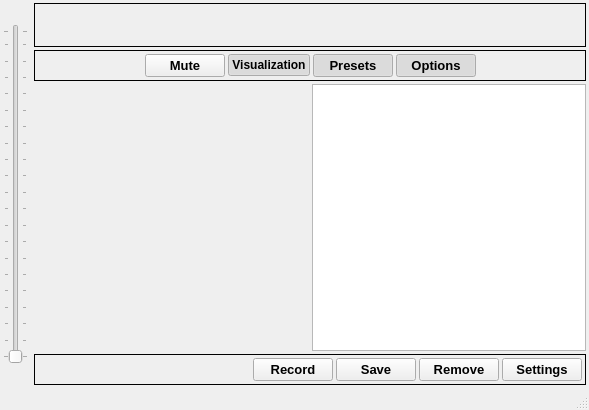
<?xml version="1.0" encoding="UTF-8"?>
<ui version="4.0">
 <class>MainWindow</class>
 <widget class="QMainWindow" name="MainWindow">
  <property name="geometry">
   <rect>
    <x>0</x>
    <y>0</y>
    <width>589</width>
    <height>410</height>
   </rect>
  </property>
  <property name="sizePolicy">
   <sizepolicy hsizetype="Preferred" vsizetype="Preferred">
    <horstretch>0</horstretch>
    <verstretch>0</verstretch>
   </sizepolicy>
  </property>
  <property name="baseSize">
   <size>
    <width>600</width>
    <height>400</height>
   </size>
  </property>
  <property name="windowTitle">
   <string>Finny - the RadioShark2 Manager</string>
  </property>
  <property name="windowIcon">
   <iconset resource="../finny.qrc">
    <normaloff>:/finny/assets/finny_icon.png</normaloff>:/finny/assets/finny_icon.png</iconset>
  </property>
  <property name="iconSize">
   <size>
    <width>24</width>
    <height>24</height>
   </size>
  </property>
  <property name="animated">
   <bool>true</bool>
  </property>
  <widget class="QWidget" name="centralwidget">
   <property name="sizePolicy">
    <sizepolicy hsizetype="Minimum" vsizetype="Minimum">
     <horstretch>0</horstretch>
     <verstretch>100</verstretch>
    </sizepolicy>
   </property>
   <property name="baseSize">
    <size>
     <width>0</width>
     <height>200</height>
    </size>
   </property>
   <property name="autoFillBackground">
    <bool>true</bool>
   </property>
   <layout class="QVBoxLayout" name="verticalLayout" stretch="0">
    <property name="spacing">
     <number>0</number>
    </property>
    <property name="leftMargin">
     <number>3</number>
    </property>
    <property name="topMargin">
     <number>0</number>
    </property>
    <property name="rightMargin">
     <number>0</number>
    </property>
    <property name="bottomMargin">
     <number>0</number>
    </property>
    <item>
     <widget class="QWidget" name="widget_2" native="true">
      <layout class="QHBoxLayout" name="horizontalLayout_8">
       <property name="spacing">
        <number>3</number>
       </property>
       <property name="margin">
        <number>0</number>
       </property>
       <item>
        <widget class="QWidget" name="widget" native="true">
         <layout class="QHBoxLayout" name="horizontalLayout_3">
          <property name="spacing">
           <number>0</number>
          </property>
          <property name="leftMargin">
           <number>0</number>
          </property>
          <property name="topMargin">
           <number>24</number>
          </property>
          <property name="rightMargin">
           <number>0</number>
          </property>
          <property name="bottomMargin">
           <number>24</number>
          </property>
          <item>
           <widget class="QSlider" name="Volume">
            <property name="font">
             <font>
              <weight>50</weight>
              <bold>false</bold>
             </font>
            </property>
            <property name="singleStep">
             <number>5</number>
            </property>
            <property name="orientation">
             <enum>Qt::Vertical</enum>
            </property>
            <property name="invertedAppearance">
             <bool>false</bool>
            </property>
            <property name="invertedControls">
             <bool>false</bool>
            </property>
            <property name="tickPosition">
             <enum>QSlider::TicksBothSides</enum>
            </property>
           </widget>
          </item>
         </layout>
        </widget>
       </item>
       <item>
        <widget class="QWidget" name="widget_3" native="true">
         <layout class="QVBoxLayout" name="verticalLayout_3">
          <property name="spacing">
           <number>3</number>
          </property>
          <property name="margin">
           <number>3</number>
          </property>
          <item>
           <widget class="QFrame" name="ControlsPanel">
            <property name="sizePolicy">
             <sizepolicy hsizetype="Preferred" vsizetype="Fixed">
              <horstretch>0</horstretch>
              <verstretch>0</verstretch>
             </sizepolicy>
            </property>
            <property name="frameShape">
             <enum>QFrame::Box</enum>
            </property>
            <layout class="QHBoxLayout" name="horizontalLayout_2">
             <property name="spacing">
              <number>3</number>
             </property>
             <property name="margin">
              <number>3</number>
             </property>
             <item>
              <widget class="QPushButton" name="FastUp">
               <property name="sizePolicy">
                <sizepolicy hsizetype="Preferred" vsizetype="Minimum">
                 <horstretch>0</horstretch>
                 <verstretch>0</verstretch>
                </sizepolicy>
               </property>
               <property name="text">
                <string/>
               </property>
               <property name="icon">
                <iconset resource="../finny.qrc">
                 <normaloff>:/finny/assets/fast_left_arrow.png</normaloff>:/finny/assets/fast_left_arrow.png</iconset>
               </property>
               <property name="iconSize">
                <size>
                 <width>56</width>
                 <height>56</height>
                </size>
               </property>
               <property name="autoRepeat">
                <bool>true</bool>
               </property>
               <property name="autoExclusive">
                <bool>true</bool>
               </property>
               <property name="autoRepeatDelay">
                <number>1000</number>
               </property>
               <property name="flat">
                <bool>true</bool>
               </property>
              </widget>
             </item>
             <item>
              <widget class="QPushButton" name="FreqUp">
               <property name="sizePolicy">
                <sizepolicy hsizetype="Fixed" vsizetype="Minimum">
                 <horstretch>0</horstretch>
                 <verstretch>0</verstretch>
                </sizepolicy>
               </property>
               <property name="mouseTracking">
                <bool>true</bool>
               </property>
               <property name="text">
                <string/>
               </property>
               <property name="icon">
                <iconset resource="../finny.qrc">
                 <normaloff>:/finny/assets/left_arrow.png</normaloff>:/finny/assets/left_arrow.png</iconset>
               </property>
               <property name="iconSize">
                <size>
                 <width>56</width>
                 <height>56</height>
                </size>
               </property>
               <property name="autoRepeat">
                <bool>true</bool>
               </property>
               <property name="autoExclusive">
                <bool>true</bool>
               </property>
               <property name="autoRepeatDelay">
                <number>1000</number>
               </property>
               <property name="flat">
                <bool>true</bool>
               </property>
              </widget>
             </item>
             <item>
              <widget class="QPushButton" name="Frequency">
               <property name="sizePolicy">
                <sizepolicy hsizetype="Fixed" vsizetype="Minimum">
                 <horstretch>0</horstretch>
                 <verstretch>0</verstretch>
                </sizepolicy>
               </property>
               <property name="minimumSize">
                <size>
                 <width>150</width>
                 <height>0</height>
                </size>
               </property>
               <property name="maximumSize">
                <size>
                 <width>150</width>
                 <height>16777215</height>
                </size>
               </property>
               <property name="baseSize">
                <size>
                 <width>150</width>
                 <height>75</height>
                </size>
               </property>
               <property name="font">
                <font>
                 <pointsize>18</pointsize>
                 <weight>75</weight>
                 <bold>true</bold>
                </font>
               </property>
               <property name="text">
                <string/>
               </property>
               <property name="flat">
                <bool>true</bool>
               </property>
              </widget>
             </item>
             <item>
              <widget class="QPushButton" name="FreqDown">
               <property name="sizePolicy">
                <sizepolicy hsizetype="Fixed" vsizetype="Minimum">
                 <horstretch>0</horstretch>
                 <verstretch>0</verstretch>
                </sizepolicy>
               </property>
               <property name="layoutDirection">
                <enum>Qt::RightToLeft</enum>
               </property>
               <property name="text">
                <string/>
               </property>
               <property name="icon">
                <iconset resource="../finny.qrc">
                 <normaloff>:/finny/assets/right_arrow.png</normaloff>:/finny/assets/right_arrow.png</iconset>
               </property>
               <property name="iconSize">
                <size>
                 <width>56</width>
                 <height>56</height>
                </size>
               </property>
               <property name="autoRepeat">
                <bool>true</bool>
               </property>
               <property name="autoExclusive">
                <bool>true</bool>
               </property>
               <property name="autoRepeatDelay">
                <number>1000</number>
               </property>
               <property name="flat">
                <bool>true</bool>
               </property>
              </widget>
             </item>
             <item>
              <widget class="QPushButton" name="FastDown">
               <property name="sizePolicy">
                <sizepolicy hsizetype="Preferred" vsizetype="Minimum">
                 <horstretch>0</horstretch>
                 <verstretch>0</verstretch>
                </sizepolicy>
               </property>
               <property name="text">
                <string/>
               </property>
               <property name="icon">
                <iconset resource="../finny.qrc">
                 <normaloff>:/finny/assets/fast_right_arrow.png</normaloff>:/finny/assets/fast_right_arrow.png</iconset>
               </property>
               <property name="iconSize">
                <size>
                 <width>56</width>
                 <height>56</height>
                </size>
               </property>
               <property name="autoRepeat">
                <bool>true</bool>
               </property>
               <property name="autoExclusive">
                <bool>true</bool>
               </property>
               <property name="autoRepeatDelay">
                <number>1000</number>
               </property>
               <property name="flat">
                <bool>true</bool>
               </property>
              </widget>
             </item>
            </layout>
           </widget>
          </item>
          <item>
           <widget class="QFrame" name="ButtonsPanel">
            <property name="sizePolicy">
             <sizepolicy hsizetype="Preferred" vsizetype="Fixed">
              <horstretch>0</horstretch>
              <verstretch>0</verstretch>
             </sizepolicy>
            </property>
            <property name="frameShape">
             <enum>QFrame::Box</enum>
            </property>
            <property name="frameShadow">
             <enum>QFrame::Plain</enum>
            </property>
            <layout class="QHBoxLayout" name="horizontalLayout_4">
             <property name="spacing">
              <number>3</number>
             </property>
             <property name="margin">
              <number>3</number>
             </property>
             <item>
              <spacer name="horizontalSpacer_2">
               <property name="orientation">
                <enum>Qt::Horizontal</enum>
               </property>
               <property name="sizeHint" stdset="0">
                <size>
                 <width>40</width>
                 <height>20</height>
                </size>
               </property>
              </spacer>
             </item>
             <item>
              <widget class="QPushButton" name="Mute">
               <property name="font">
                <font>
                 <pointsize>10</pointsize>
                 <weight>75</weight>
                 <bold>true</bold>
                </font>
               </property>
               <property name="text">
                <string>Mute</string>
               </property>
               <property name="icon">
                <iconset resource="../finny.qrc">
                 <normaloff>:/finny/assets/sound_on.png</normaloff>
                 <activeon>:/finny/assets/sound_off.png</activeon>:/finny/assets/sound_on.png</iconset>
               </property>
               <property name="checkable">
                <bool>true</bool>
               </property>
              </widget>
             </item>
             <item>
              <widget class="QPushButton" name="ShowVisualization">
               <property name="font">
                <font>
                 <weight>75</weight>
                 <bold>true</bold>
                </font>
               </property>
               <property name="text">
                <string>Visualization</string>
               </property>
               <property name="icon">
                <iconset resource="../finny.qrc">
                 <normaloff>:/finny/assets/vizualization.png</normaloff>:/finny/assets/vizualization.png</iconset>
               </property>
               <property name="checkable">
                <bool>true</bool>
               </property>
               <property name="checked">
                <bool>true</bool>
               </property>
              </widget>
             </item>
             <item>
              <widget class="QPushButton" name="ShowPresets">
               <property name="font">
                <font>
                 <pointsize>10</pointsize>
                 <weight>75</weight>
                 <bold>true</bold>
                </font>
               </property>
               <property name="text">
                <string>Presets</string>
               </property>
               <property name="icon">
                <iconset resource="../finny.qrc">
                 <normaloff>:/finny/assets/onebit_39.png</normaloff>:/finny/assets/onebit_39.png</iconset>
               </property>
               <property name="checkable">
                <bool>true</bool>
               </property>
               <property name="checked">
                <bool>true</bool>
               </property>
              </widget>
             </item>
             <item>
              <widget class="QPushButton" name="ShowOptions">
               <property name="font">
                <font>
                 <pointsize>10</pointsize>
                 <weight>75</weight>
                 <bold>true</bold>
                </font>
               </property>
               <property name="text">
                <string>Options</string>
               </property>
               <property name="icon">
                <iconset resource="../finny.qrc">
                 <normaloff>:/finny/assets/onebit_44.png</normaloff>:/finny/assets/onebit_44.png</iconset>
               </property>
               <property name="checkable">
                <bool>true</bool>
               </property>
               <property name="checked">
                <bool>true</bool>
               </property>
              </widget>
             </item>
             <item>
              <spacer name="horizontalSpacer">
               <property name="orientation">
                <enum>Qt::Horizontal</enum>
               </property>
               <property name="sizeHint" stdset="0">
                <size>
                 <width>40</width>
                 <height>20</height>
                </size>
               </property>
              </spacer>
             </item>
            </layout>
           </widget>
          </item>
          <item>
           <widget class="QWidget" name="DisplayWidget" native="true">
            <property name="sizePolicy">
             <sizepolicy hsizetype="Preferred" vsizetype="Minimum">
              <horstretch>0</horstretch>
              <verstretch>0</verstretch>
             </sizepolicy>
            </property>
            <layout class="QHBoxLayout" name="horizontalLayout">
             <property name="spacing">
              <number>3</number>
             </property>
             <property name="margin">
              <number>0</number>
             </property>
             <item>
              <widget class="QWidget" name="Visualization" native="true"/>
             </item>
             <item>
              <widget class="QListView" name="Presets">
               <property name="sizePolicy">
                <sizepolicy hsizetype="Preferred" vsizetype="Preferred">
                 <horstretch>0</horstretch>
                 <verstretch>0</verstretch>
                </sizepolicy>
               </property>
               <property name="maximumSize">
                <size>
                 <width>16777215</width>
                 <height>16777215</height>
                </size>
               </property>
               <property name="font">
                <font>
                 <pointsize>14</pointsize>
                </font>
               </property>
               <property name="horizontalScrollBarPolicy">
                <enum>Qt::ScrollBarAlwaysOff</enum>
               </property>
               <property name="alternatingRowColors">
                <bool>true</bool>
               </property>
              </widget>
             </item>
            </layout>
           </widget>
          </item>
          <item>
           <widget class="QFrame" name="Options">
            <property name="sizePolicy">
             <sizepolicy hsizetype="Preferred" vsizetype="Maximum">
              <horstretch>0</horstretch>
              <verstretch>0</verstretch>
             </sizepolicy>
            </property>
            <property name="frameShape">
             <enum>QFrame::Box</enum>
            </property>
            <layout class="QHBoxLayout" name="horizontalLayout_5">
             <property name="spacing">
              <number>3</number>
             </property>
             <property name="margin">
              <number>3</number>
             </property>
             <item>
              <widget class="QLabel" name="ERRORS">
               <property name="text">
                <string/>
               </property>
              </widget>
             </item>
             <item>
              <spacer name="horizontalSpacer_5">
               <property name="orientation">
                <enum>Qt::Horizontal</enum>
               </property>
               <property name="sizeHint" stdset="0">
                <size>
                 <width>40</width>
                 <height>20</height>
                </size>
               </property>
              </spacer>
             </item>
             <item>
              <widget class="QPushButton" name="Record">
               <property name="font">
                <font>
                 <pointsize>10</pointsize>
                 <weight>75</weight>
                 <bold>true</bold>
                </font>
               </property>
               <property name="text">
                <string>Record</string>
               </property>
               <property name="icon">
                <iconset resource="../finny.qrc">
                 <normaloff>:/finny/assets/onebit_12.png</normaloff>:/finny/assets/onebit_12.png</iconset>
               </property>
               <property name="checkable">
                <bool>true</bool>
               </property>
              </widget>
             </item>
             <item>
              <widget class="QPushButton" name="SavePreset">
               <property name="font">
                <font>
                 <pointsize>10</pointsize>
                 <weight>75</weight>
                 <bold>true</bold>
                </font>
               </property>
               <property name="text">
                <string>Save</string>
               </property>
               <property name="icon">
                <iconset resource="../finny.qrc">
                 <normaloff>:/finny/assets/onebit_34.png</normaloff>:/finny/assets/onebit_34.png</iconset>
               </property>
              </widget>
             </item>
             <item>
              <widget class="QPushButton" name="RemovePreset">
               <property name="font">
                <font>
                 <pointsize>10</pointsize>
                 <weight>75</weight>
                 <bold>true</bold>
                </font>
               </property>
               <property name="text">
                <string>Remove</string>
               </property>
               <property name="icon">
                <iconset resource="../finny.qrc">
                 <normaloff>:/finny/assets/onebit_33.png</normaloff>:/finny/assets/onebit_33.png</iconset>
               </property>
              </widget>
             </item>
             <item>
              <widget class="QPushButton" name="Settings">
               <property name="font">
                <font>
                 <pointsize>10</pointsize>
                 <weight>75</weight>
                 <bold>true</bold>
                </font>
               </property>
               <property name="text">
                <string>Settings</string>
               </property>
               <property name="icon">
                <iconset resource="../finny.qrc">
                 <normaloff>:/finny/assets/settings.png</normaloff>:/finny/assets/settings.png</iconset>
               </property>
              </widget>
             </item>
            </layout>
           </widget>
          </item>
         </layout>
        </widget>
       </item>
      </layout>
     </widget>
    </item>
   </layout>
  </widget>
  <widget class="QStatusBar" name="statusbar">
   <property name="sizePolicy">
    <sizepolicy hsizetype="Preferred" vsizetype="Minimum">
     <horstretch>0</horstretch>
     <verstretch>0</verstretch>
    </sizepolicy>
   </property>
  </widget>
  <action name="actionStart_Recording">
   <property name="text">
    <string>Start Recording</string>
   </property>
  </action>
  <action name="actionStop_Recording">
   <property name="text">
    <string>Stop Recording</string>
   </property>
  </action>
  <action name="actionSettings">
   <property name="text">
    <string>Settings</string>
   </property>
  </action>
  <action name="actionAbout">
   <property name="text">
    <string>About</string>
   </property>
  </action>
 </widget>
 <resources>
  <include location="../finny.qrc"/>
 </resources>
 <connections>
  <connection>
   <sender>FreqUp</sender>
   <signal>pressed()</signal>
   <receiver>MainWindow</receiver>
   <slot>OnFreqUp()</slot>
   <hints>
    <hint type="sourcelabel">
     <x>165</x>
     <y>92</y>
    </hint>
    <hint type="destinationlabel">
     <x>408</x>
     <y>231</y>
    </hint>
   </hints>
  </connection>
  <connection>
   <sender>FreqDown</sender>
   <signal>pressed()</signal>
   <receiver>MainWindow</receiver>
   <slot>OnFreqDown()</slot>
   <hints>
    <hint type="sourcelabel">
     <x>370</x>
     <y>92</y>
    </hint>
    <hint type="destinationlabel">
     <x>408</x>
     <y>231</y>
    </hint>
   </hints>
  </connection>
  <connection>
   <sender>Mute</sender>
   <signal>toggled(bool)</signal>
   <receiver>Volume</receiver>
   <slot>setDisabled(bool)</slot>
   <hints>
    <hint type="sourcelabel">
     <x>401</x>
     <y>130</y>
    </hint>
    <hint type="destinationlabel">
     <x>497</x>
     <y>277</y>
    </hint>
   </hints>
  </connection>
  <connection>
   <sender>Volume</sender>
   <signal>valueChanged(int)</signal>
   <receiver>MainWindow</receiver>
   <slot>OnVolume(int)</slot>
   <hints>
    <hint type="sourcelabel">
     <x>492</x>
     <y>277</y>
    </hint>
    <hint type="destinationlabel">
     <x>411</x>
     <y>238</y>
    </hint>
   </hints>
  </connection>
  <connection>
   <sender>Mute</sender>
   <signal>toggled(bool)</signal>
   <receiver>MainWindow</receiver>
   <slot>OnMute(bool)</slot>
   <hints>
    <hint type="sourcelabel">
     <x>401</x>
     <y>130</y>
    </hint>
    <hint type="destinationlabel">
     <x>411</x>
     <y>238</y>
    </hint>
   </hints>
  </connection>
  <connection>
   <sender>Presets</sender>
   <signal>clicked(QModelIndex)</signal>
   <receiver>MainWindow</receiver>
   <slot>OnPreset(QModelIndex)</slot>
   <hints>
    <hint type="sourcelabel">
     <x>250</x>
     <y>236</y>
    </hint>
    <hint type="destinationlabel">
     <x>267</x>
     <y>195</y>
    </hint>
   </hints>
  </connection>
  <connection>
   <sender>FastUp</sender>
   <signal>pressed()</signal>
   <receiver>MainWindow</receiver>
   <slot>OnFastUp()</slot>
   <hints>
    <hint type="sourcelabel">
     <x>117</x>
     <y>73</y>
    </hint>
    <hint type="destinationlabel">
     <x>293</x>
     <y>205</y>
    </hint>
   </hints>
  </connection>
  <connection>
   <sender>FastDown</sender>
   <signal>pressed()</signal>
   <receiver>MainWindow</receiver>
   <slot>OnFastDown()</slot>
   <hints>
    <hint type="sourcelabel">
     <x>506</x>
     <y>73</y>
    </hint>
    <hint type="destinationlabel">
     <x>293</x>
     <y>205</y>
    </hint>
   </hints>
  </connection>
  <connection>
   <sender>Frequency</sender>
   <signal>pressed()</signal>
   <receiver>MainWindow</receiver>
   <slot>OnBandChange()</slot>
   <hints>
    <hint type="sourcelabel">
     <x>321</x>
     <y>49</y>
    </hint>
    <hint type="destinationlabel">
     <x>304</x>
     <y>175</y>
    </hint>
   </hints>
  </connection>
  <connection>
   <sender>ShowPresets</sender>
   <signal>toggled(bool)</signal>
   <receiver>Presets</receiver>
   <slot>setVisible(bool)</slot>
   <hints>
    <hint type="sourcelabel">
     <x>382</x>
     <y>117</y>
    </hint>
    <hint type="destinationlabel">
     <x>461</x>
     <y>213</y>
    </hint>
   </hints>
  </connection>
  <connection>
   <sender>ShowVisualization</sender>
   <signal>toggled(bool)</signal>
   <receiver>Visualization</receiver>
   <slot>setVisible(bool)</slot>
   <hints>
    <hint type="sourcelabel">
     <x>242</x>
     <y>112</y>
    </hint>
    <hint type="destinationlabel">
     <x>177</x>
     <y>241</y>
    </hint>
   </hints>
  </connection>
  <connection>
   <sender>ShowOptions</sender>
   <signal>toggled(bool)</signal>
   <receiver>Options</receiver>
   <slot>setVisible(bool)</slot>
   <hints>
    <hint type="sourcelabel">
     <x>479</x>
     <y>112</y>
    </hint>
    <hint type="destinationlabel">
     <x>311</x>
     <y>362</y>
    </hint>
   </hints>
  </connection>
  <connection>
   <sender>Settings</sender>
   <signal>clicked()</signal>
   <receiver>MainWindow</receiver>
   <slot>OnSettings()</slot>
   <hints>
    <hint type="sourcelabel">
     <x>528</x>
     <y>362</y>
    </hint>
    <hint type="destinationlabel">
     <x>294</x>
     <y>204</y>
    </hint>
   </hints>
  </connection>
  <connection>
   <sender>SavePreset</sender>
   <signal>clicked()</signal>
   <receiver>MainWindow</receiver>
   <slot>OnSavePreset()</slot>
   <hints>
    <hint type="sourcelabel">
     <x>322</x>
     <y>362</y>
    </hint>
    <hint type="destinationlabel">
     <x>294</x>
     <y>204</y>
    </hint>
   </hints>
  </connection>
  <connection>
   <sender>RemovePreset</sender>
   <signal>clicked()</signal>
   <receiver>MainWindow</receiver>
   <slot>OnRemovePreset()</slot>
   <hints>
    <hint type="sourcelabel">
     <x>420</x>
     <y>362</y>
    </hint>
    <hint type="destinationlabel">
     <x>294</x>
     <y>204</y>
    </hint>
   </hints>
  </connection>
  <connection>
   <sender>Record</sender>
   <signal>toggled(bool)</signal>
   <receiver>MainWindow</receiver>
   <slot>OnRecord(bool)</slot>
   <hints>
    <hint type="sourcelabel">
     <x>228</x>
     <y>362</y>
    </hint>
    <hint type="destinationlabel">
     <x>294</x>
     <y>204</y>
    </hint>
   </hints>
  </connection>
  <connection>
   <sender>ShowPresets</sender>
   <signal>toggled(bool)</signal>
   <receiver>SavePreset</receiver>
   <slot>setVisible(bool)</slot>
   <hints>
    <hint type="sourcelabel">
     <x>374</x>
     <y>100</y>
    </hint>
    <hint type="destinationlabel">
     <x>322</x>
     <y>362</y>
    </hint>
   </hints>
  </connection>
  <connection>
   <sender>ShowPresets</sender>
   <signal>toggled(bool)</signal>
   <receiver>RemovePreset</receiver>
   <slot>setVisible(bool)</slot>
   <hints>
    <hint type="sourcelabel">
     <x>374</x>
     <y>100</y>
    </hint>
    <hint type="destinationlabel">
     <x>420</x>
     <y>362</y>
    </hint>
   </hints>
  </connection>
 </connections>
 <slots>
  <slot>OnFreqUp()</slot>
  <slot>OnFreqDown()</slot>
  <slot>OnFM()</slot>
  <slot>OnAM()</slot>
  <slot>OnVolume(int)</slot>
  <slot>OnMute(bool)</slot>
  <slot>OnRecord(bool)</slot>
  <slot>OnFMAM(bool)</slot>
  <slot>OnSavePreset()</slot>
  <slot>OnPreset(QModelIndex)</slot>
  <slot>OnSettings()</slot>
  <slot>OnFastUp()</slot>
  <slot>OnFastDown()</slot>
  <slot>OnRemovePreset()</slot>
  <slot>OnBandChange()</slot>
 </slots>
</ui>
